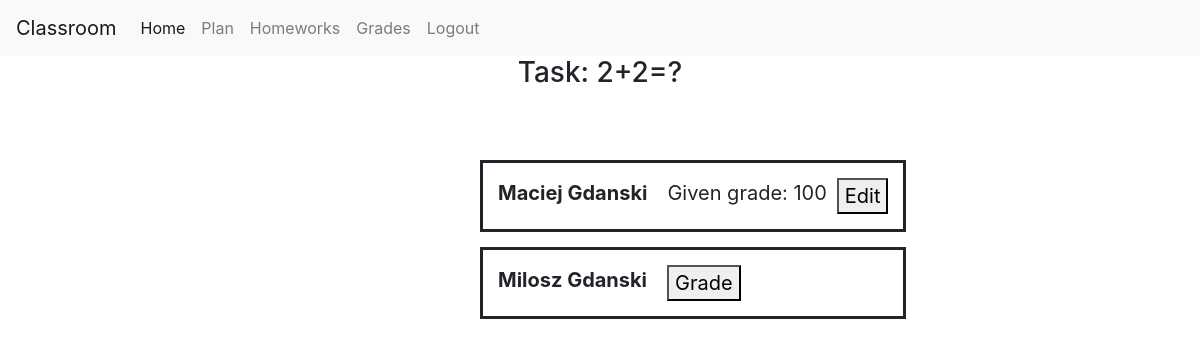
Page /submission/20 (signed in) on the committed database.
### classroom/models.py (models this page shows)
class Homework(models.Model):
    subject = models.CharField(max_length=300, choices=SUBJECT_CHOICES)
    content = models.CharField(max_length=10000)
    deadline = models.DateField()
    group = models.ForeignKey(Class, on_delete=models.CASCADE, related_name="homeworks")
    teacher = models.ForeignKey(User, on_delete=models.CASCADE, related_name="given_homeworks")

class homework_submission(models.Model):
    homework = models.ForeignKey(Homework, on_delete=models.CASCADE, related_name="students_submissions")
    student = models.ForeignKey(User, on_delete=models.CASCADE, related_name="my_submissions")
    content = models.CharField(max_length=10000)

class User(AbstractUser):
    type = models.CharField(max_length=3, choices=USER_TYPE_CHOICES, null=True)
    group = models.ForeignKey(Class, on_delete=models.CASCADE, null=True ,related_name="class_students")
    school = models.ForeignKey(School, on_delete=models.CASCADE, null=True ,related_name="school_students")
    def __str__(self):
        return f"{self.first_name} {self.last_name}"

class Grade(models.Model):
    submission = models.ForeignKey(homework_submission, on_delete=models.CASCADE, related_name="grade")
    grade = models.IntegerField()
    feedback = models.CharField(max_length=1000)
    teacher = models.ForeignKey(User, on_delete=models.CASCADE, related_name="students_grades")

### classroom/views.py (the view)
# urls.py: path("submission/<int:homework_id>", views.homework_submission_view, name="submission"),
@login_required
def homework_submission_view(request, homework_id):
    user = request.user
    homework = Homework.objects.get(pk=homework_id)
    if user.type == "SU":
        if request.method == "POST":
            content = request.POST['content']
            submission = homework_submission.objects.create(homework=homework, student=user, content=content)
            submission.save()
            messages.success(request, "Submited succesfully")
            return redirect('homework')
        else:
            homework = Homework.objects.get(pk=homework_id)
            return render(request, "classroom/submission.html", {
                "homework": homework
            })
    else:
        if request.method == "POST":
            submissions = homework.students_submissions.all()
            if request.POST['type'] == 'grade':
                grade  = request.POST['grade']
                feedback = request.POST['feedback']
                submission_id=request.POST['submission.id']
                submission=homework_submission.objects.get(pk=submission_id)
                grade = Grade.objects.create(grade=grade, feedback=feedback, submission=submission, teacher=user)
                grade.save()
            else:
                grade  = request.POST['grade']
                feedback = request.POST['feedback']
                grade_id=request.POST['submission.id']
                grade_edit = Grade.objects.get(pk=grade_id)
                grade_edit.grade=grade
                grade_edit.feedback=feedback
                grade_edit.save()
            return render(request, "classroom/submissions.html",{
                "submissions": submissions,
                "homework": homework
            })
        else:
            submissions = homework.students_submissions.all()
            return render(request, "classroom/submissions.html",{
                "submissions": submissions,
                "homework": homework
            })

### classroom/templates/classroom/submissions.html (shortened to what this page needs)
{% extends "classroom/layout.html" %}
{% load static %}
{%block body%}
    <h3 style="text-align: center;">Task: {{homework.content}}</h3>
    <div id="homework-page">
    {% for submission in submissions %}
    <div class="submission">
        <div style="margin-right: 20px;"><b>{{submission.student}}</b></div>
        {%if submission.grade.all %}
            <div style="margin-right: 10px;">Given grade: {{submission.grade.all.first.grade}}</div>
            <div><button onclick="gradeView('{{submission.pk}}')">Edit</button>
            </div>
        {%else%}
        <div><button onclick="gradeView('{{submission.pk}}')">Grade</button>
        </div>
        {%endif%}
    </div>
    {%endfor%}
    </div>
{%endblock%}

### classroom/static/classroom/style.css (style rules this page uses)
#homework-page { position: absolute; left: 40%; top: 20%; }
.submission { display: flex; padding: 15px; margin-bottom: 15px; border-style: solid; font-size: 20px; }

### rows in the picture
Homework: content "2+2=?"
homework_submission: student "Maciej Gdanski", grade.all.first.grade "100"
homework_submission: student "Milosz Gdanski"
